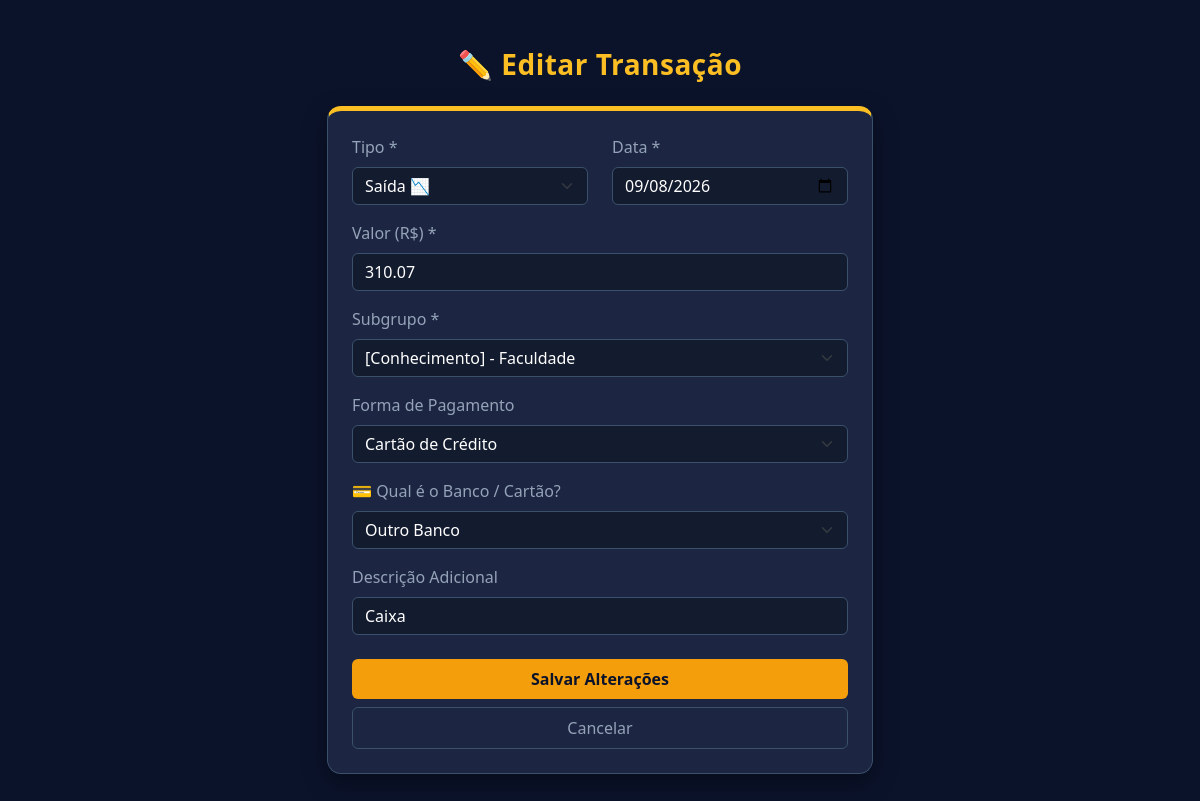
The page /acoes/editar.php?id=27 on the database as committed earlier.
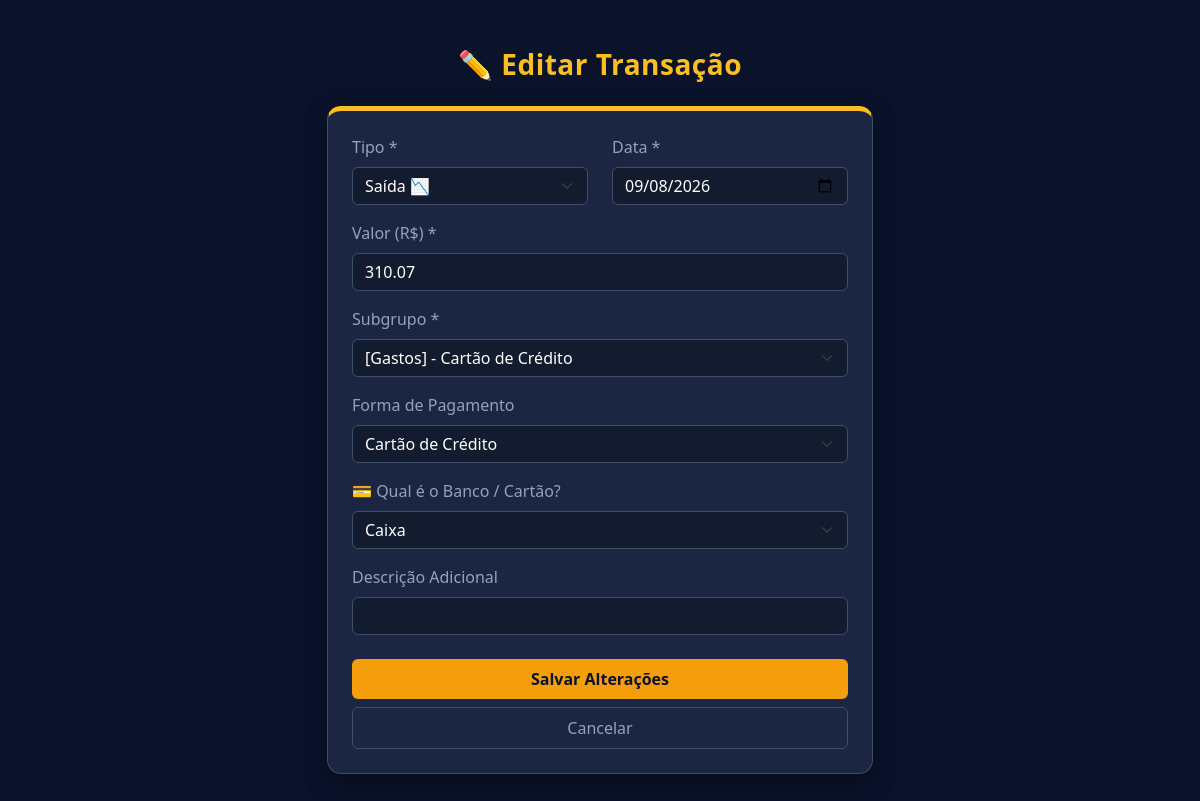
The same page on the database as committed later.
### tables this page shows
CREATE TABLE transacoes (
        id INTEGER PRIMARY KEY AUTOINCREMENT,
        tipo TEXT NOT NULL,
        data TEXT NOT NULL,
        valor REAL NOT NULL,
        grupo TEXT,
        subgrupo TEXT NOT NULL,
        forma_pagamento TEXT,
        banco_cartao TEXT,
        descricao TEXT
    , tipo_registro TEXT DEFAULT 'unico', numero_parcela INTEGER DEFAULT 1, total_parcelas INTEGER DEFAULT 1, id_grupo INTEGER);

### acoes/editar.php (the view, shortened to what this page needs)
<?php
include '../db/conexao.php';
$transacao = null;
try {
    if (isset($_GET['id'])) {
        $stmt = $pdo->prepare("SELECT * FROM transacoes WHERE id = :id");
        $stmt->execute([':id' => $_GET['id']]);
        $transacao = $stmt->fetch(PDO::FETCH_ASSOC);
    }
} catch (Exception $e) {
    $mensagem = "Erro: " . $e->getMessage();
}
?>
<!DOCTYPE html>
<html lang="pt-PT">
<head>
    <link href="https://cdn.jsdelivr.net/npm/bootstrap@5.3.0/dist/css/bootstrap.min.css" rel="stylesheet">
    <link rel="stylesheet" href="https://cdn.jsdelivr.net/npm/bootstrap-icons@1.10.5/font/bootstrap-icons.css">
</head>
<body>
    <div class="container mt-5 mb-5">
        <div class="row justify-content-center">
            <div class="col-md-6">
                <h2 class="text-center mb-4 navbar-brand fs-3" style="color: #fbbf24;">✏️ Editar Transação</h2>
                <div class="card card-custom p-4">
                    <form method="POST" action="editar.php">
                        <div class="row">
                            <div class="col-md-6 mb-3">
                                <label class="form-label">Tipo *</label>
                                <select name="tipo" id="tipoSelect" class="form-select" required
                                    onchange="atualizarSubgrupos()">
                                    <option value="Saída" <?php if ($transacao['tipo'] == 'Saída')
                                        echo 'selected'; ?>>
                                        Saída 📉</option>
                                </select>
                            </div>
                            <div class="col-md-6 mb-3">
                                <label class="form-label">Data *</label>
                                <input type="date" name="data" class="form-control"
                                    value="<?php echo $transacao['data']; ?>" required>
                            </div>
                        </div>
                        <div class="mb-3">
                            <label class="form-label">Valor (R$) *</label>
                            <input type="number" step="0.01" name="valor" class="form-control"
                                value="<?php echo $transacao['valor']; ?>" required>
                        </div>
                        <div class="mb-3">
                            <label class="form-label">Subgrupo *</label>
                            <select name="subgrupo" id="subgrupoSelect" class="form-select" required>
                            </select>
                        </div>
                        <div class="mb-3">
                            <label class="form-label">Forma de Pagamento</label>
                            <select name="forma_pagamento" id="formaPagamento" class="form-select"
                                onchange="alternarBancoCartao()">
                                <option value="Cartão de Crédito" <?php if ($transacao['forma_pagamento'] == 'Cartão de Crédito')
                                    echo 'selected'; ?>>Cartão de Crédito</option>
                            </select>
                        </div>
                        <div class="mb-3" id="blocoBanco" style="display: none;">
                            <label class="form-label" style="color: #38bdf8;">💳 Qual é o Banco / Cartão?</label>
                            <select name="banco_cartao" class="form-select border-info">
                                <option value="Caixa" <?php if ($transacao['banco_cartao'] == 'Caixa')
                                    echo 'selected'; ?>>Caixa</option>
                                <option value="Outro" <?php if ($transacao['banco_cartao'] == 'Outro')
                                    echo 'selected'; ?>> Outro Banco</option>
                            </select>
                        </div>
                        <div class="mb-4">
                            <label class="form-label">Descrição Adicional</label>
                            <input type="text" name="descricao" class="form-control"
                                value="<?php echo htmlspecialchars($transacao['descricao'] ?? ''); ?>">
                        </div>
                        <button type="submit" class="btn btn-warning-custom w-100 py-2">Salvar Alterações</button>
                        <a href="../view/dashboard.php" class="btn btn-outline-secondary w-100 py-2 mt-2">Cancelar</a>
                    </form>
                </div>
            </div>
        </div>
    </div>
</body>
</html>

Rows that differ between the two databases and show on the page:
changed transacoes "Saída 📉": banco_cartao "Outro Banco" → "Caixa"; descricao "Caixa" → (not shown)
Other text that changed with them:
form field subgrupo: "[Conhecimento] - Faculdade" → "[Gastos] - Cartão de Crédito"
